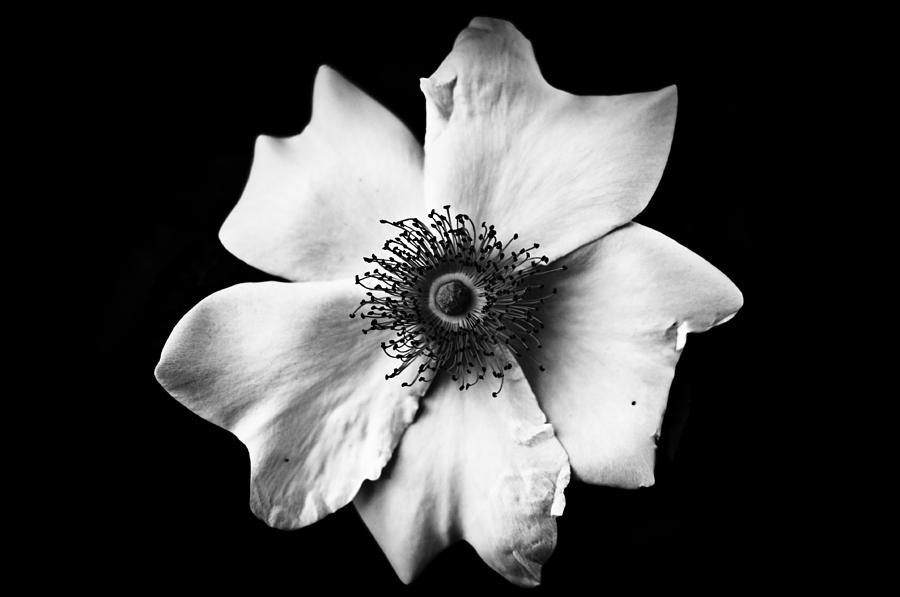
%> input picture Game1/Assets/images/Level-2/L2_Q5/img.jpg, 900 x 597 px
$ octave gridding.m   (GNU Octave 9; MATLAB toolbox functions it lacks are replaced by stand-ins)
%> lines starting %> are read from the running program, lines starting %| are printed output that depends on the picture; in (x1, y1, x2, y2) boxes, pixels count from 0 and x2, y2 are one past the last pixel; in counts of white or black regions, pixels touching at a corner belong together; the program's own positions count from 1
img = imread('img.jpg');  %# Load a sample 3-D RGB image
%> img is the input picture: size 597x900 uint8; min 0, max 255, mean 67.7

% [5 lines of commented-out code are left out]

w = 100;

x = 150;
y = 330;
a = img(x:x+w,y:y+w,:);
imwrite(a,'p1.jpg');
img(x:x+w,y:y+w,:) = 255;
%> img: size 597x900 uint8; 1.86% of pixels changed, all inside (x1, y1, x2, y2) = (329, 149, 430, 250)

x = 300;
y = 670;
a = img(x:x+w,y:y+w,:);
imwrite(a,'p2.jpg');
img(x:x+w,y:y+w,:) = 255;
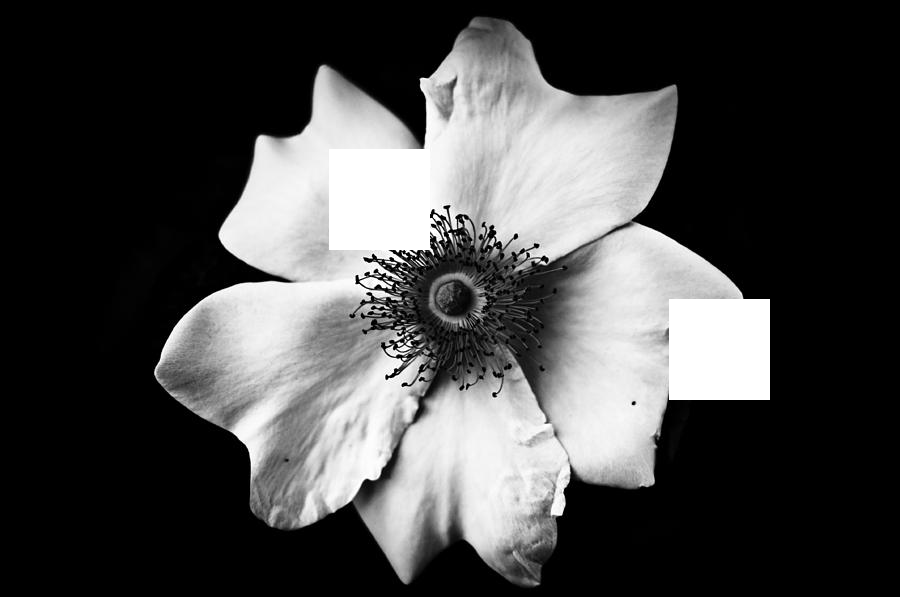
%> img: size 597x900 uint8; min 0, max 255, mean 72.5

x = 400;
y = 150;
a = img(x:x+w,y:y+w,:);
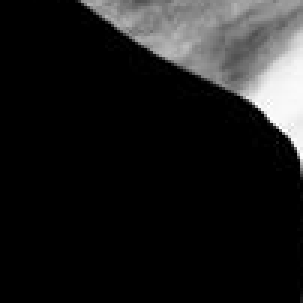
%> a: size 101x101 uint8 (shown 3 times larger); min 0, max 255, mean 28.5
imwrite(a,'p3.jpg');
img(x:x+w,y:y+w,:) = 255;
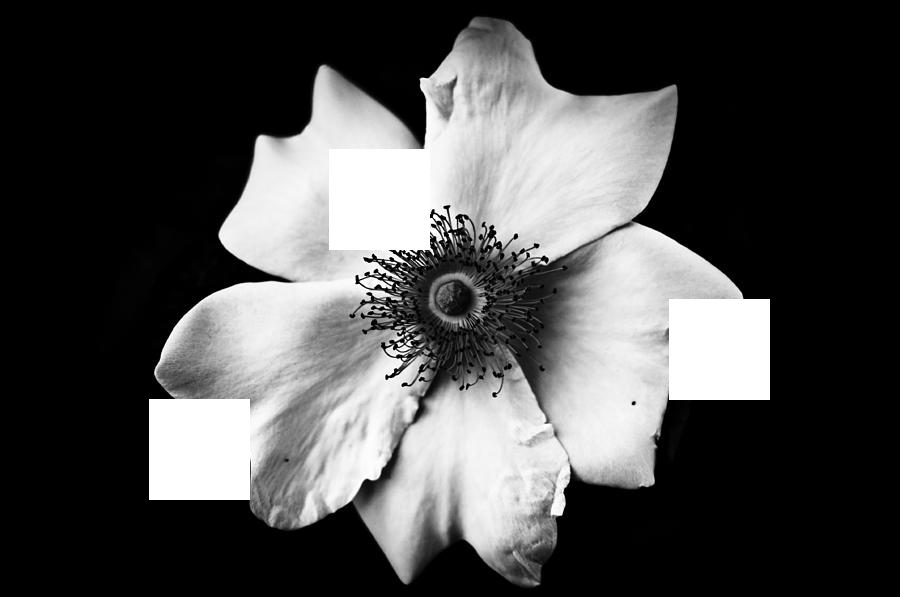
%> img: size 597x900 uint8; 1.9% of pixels changed, all inside (x1, y1, x2, y2) = (149, 399, 250, 500)

x = 250;
y = 500;
a = img(x:x+w,y:y+w,:);
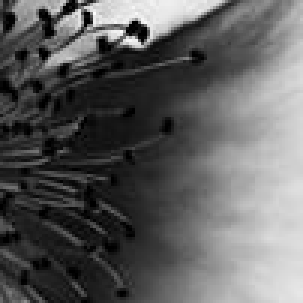
%> a: size 101x101 uint8 (shown 3 times larger); min 0, max 253, mean 94.1
imwrite(a,'p4.jpg');
img(x:x+w,y:y+w,:) = 255;
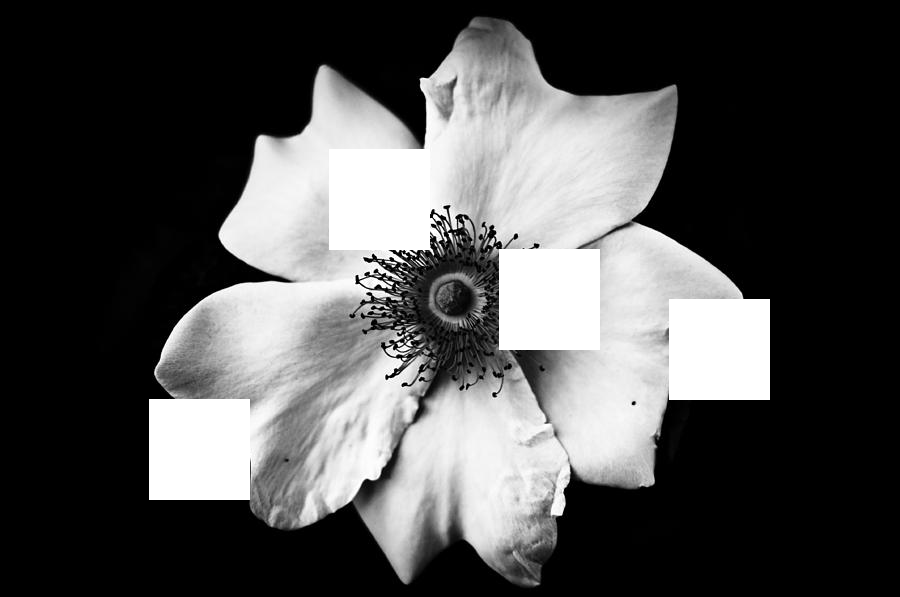
%> img: size 597x900 uint8; 1.9% of pixels changed, all inside (x1, y1, x2, y2) = (499, 249, 600, 350)

x = 400;
y = 350;
a = img(x:x+w,y:y+w,:);
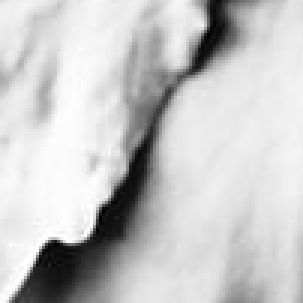
%> a: size 101x101 uint8 (shown 3 times larger); min 0, max 255, mean 199.5
imwrite(a,'p5.jpg');
img(x:x+w,y:y+w,:) = 255;
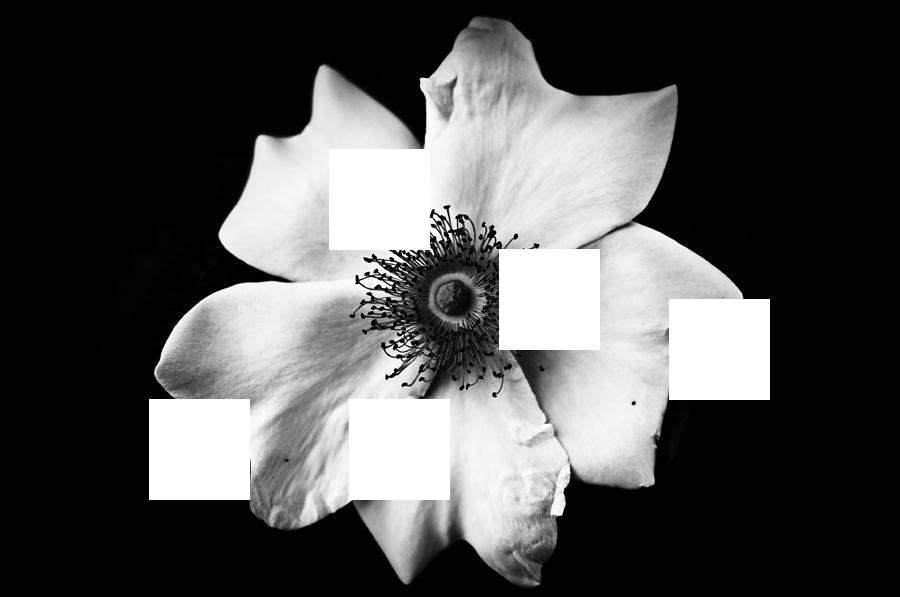
%> img: size 597x900 uint8; 1.89% of pixels changed, all inside (x1, y1, x2, y2) = (349, 399, 450, 500)

imshow(img);

imshow(img)
imwrite(img,'n.jpg');
